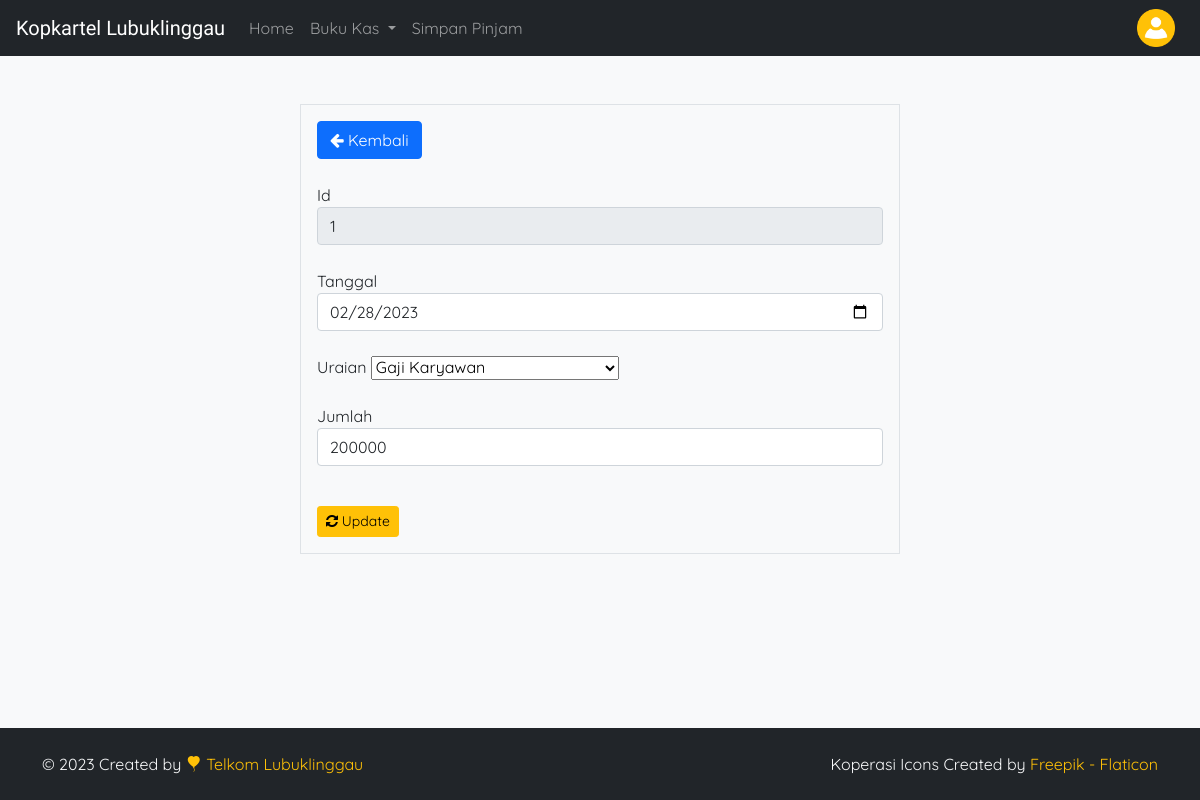
Screenshot of /biaya/update.php?id=1 with the database file from the repository.
### tables this page shows
CREATE TABLE `biayamasuk` (
  `id` int(100) NOT NULL,
  `tanggal` date NOT NULL,
  `uraian` text NOT NULL,
  `jumlah` varchar(40) NOT NULL
);

### biaya/update.php (the view, shortened to what this page needs)
<?php
    include 'koneksi.php';
    $id = $_GET['id'];
    $sqlGet = "SELECT * FROM biayamasuk WHERE id='$id'";
    $queryGet = mysqli_query($conn, $sqlGet);
    $data = mysqli_fetch_array($queryGet);
?>
<!DOCTYPE html>
<html lang="en">
<head>
    <link rel="stylesheet" href="https://maxcdn.bootstrapcdn.com/font-awesome/4.5.0/css/font-awesome.min.css" />
    <link href="https://cdn.jsdelivr.net/npm/bootstrap@5.0.2/dist/css/bootstrap.min.css" rel="stylesheet">
    <link rel="stylesheet" href="https://cdn.jsdelivr.net/npm/bootstrap-icons@1.9.1/font/bootstrap-icons.css">
    <link rel="stylesheet" href="../assets/css/style.css">
</head>
<body class="h-100 d-flex flex-column text-dark bg-light">
<nav class="navbar navbar-expand-lg navbar-dark bg-dark sticky-top" aria-label="navigation">
    <div class="container">
        <a href="../biaya/index.php" class="navbar-brand d-flex align-items-center">
            <img src="../assets/img/icon-ebook.png" alt="" class="me-1"> Kopkartel Lubuklinggau
        </a>
        <div id="navbar" class="collapse navbar-collapse">
            <ul class="navbar-nav me-auto mb-2 mb-lg-0 mt-auto">
                <li class="nav-item">
                    <a href="../home" class="nav-link">Home</a>
                </li>
                <li class="nav-item dropdown">
                    <a class="nav-link dropdown-toggle" href="#" id="navbarDropdown" role="button" data-bs-toggle="dropdown" aria-expanded="false">
                        Buku Kas
                    </a>
                </li>
                <li class="nav-item">
                    <a href="../simpan/index" class="nav-link">Simpan Pinjam</a>
                </li>
            </ul>
        </div>
    </div>
                <div class="dropdown d-none d-lg-block mb-2 my-lg-0 mx-lg-4">
                    <img src="../assets/img/icon-user.png" alt="Icon User" class="btn dropdown-toggle p-0" data-bs-toggle="dropdown" aria-expanded="false">
                </div>
    </nav>
<body>
    <div class="w-50 mx-auto border p-3 mt-5">
    <a href="index.php" class="btn btn-primary"><i class='fa fa-arrow-left'></i> Kembali</a>
        <form action="update.php" method="post">
        <br>
        <label for="id">Id</label>
        <input type="text" id="id" name="id" class="form-control" value="<?php echo $data['id']; ?>" readonly>
        <br>
        <label for="tanggal">Tanggal</label>
        <input type="date" id="tanggal" name="tanggal" class="form-control" value="<?php echo $data['tanggal']; ?>" required>
        <br>
        <label for="uraian">Uraian</label>
        <select name="uraian" id="uraian" class="from-select" required>
            <option value="Gaji Karyawan" <?php if($data['uraian'] == 'Gaji Karyawan') echo 'selected'; ?>>Gaji Karyawan</option>
        </select>
        <br>
        <br>
        <label for="jumlah">Jumlah</label>
<input type="text" id="jumlah" name="jumlah" class="form-control" value="<?php echo $data['jumlah']; ?>" onkeyup="formatRupiah(this.value, 'rupiah')">
        <br>
        <button class='btn btn-warning btn-sm' type='submit' name='update'>
  <i class='fa fa-refresh fa-spin'></i> Update
</button>
     </form>
    </div>
</body>
<footer class="bg-dark text-light px-0 py-4 p-sm-4 mt-auto">
        <div class="container d-flex justify-content-between align-items-center flex-column flex-md-row">
            <div>
                &copy; <?= date("Y") ?> Created by
                <a href="https://www.google.com/maps/place/PT.+TELKOM+Lubuklinggau/@-3.2958425,102.8596516,17z/data=!3m1!4b1!4m6!3m5!1s0x2e30e0fd0ce6cb11:0xe5055abf540d821f!8m2!3d-3.2958479!4d102.8618403!16s%2Fg%2F11cjh_4h81 " target="_blank" rel="noopener noreferrer" class="link-warning text-decoration-none fw-semibold">
                    <i class="bi bi-balloon-heart-fill text-warning" aria-hidden="true"></i> Telkom Lubuklinggau
                </a>
            </div>
            <div>
                Koperasi Icons Created by
                <a href="https://flaticon.com/free-icons/ebook" title="Kopkartel Lubuklinggau icons" target="_blank" rel="noopener noreferrer" class="link-warning text-decoration-none fw-semibold">Freepik - Flaticon</a>
            </div>
        </div>
    </footer>
</html>

### assets/css/style.css (style rules this page uses)
body { font-family: 'Quicksand', sans-serif; background-color: #f5f5f5; }
.navbar-brand, .form-sign h1 span { font-family: 'Courgette', cursive; }
.dropdown img { max-width: 40px; }

### biaya/update.php (style rules this page uses)
body { display: flex; flex-direction: column; min-height: 100vh; }

### rows the page displays
biayamasuk: id "1", tanggal "02/28/2023", uraian "Gaji Karyawan", jumlah "200000"
